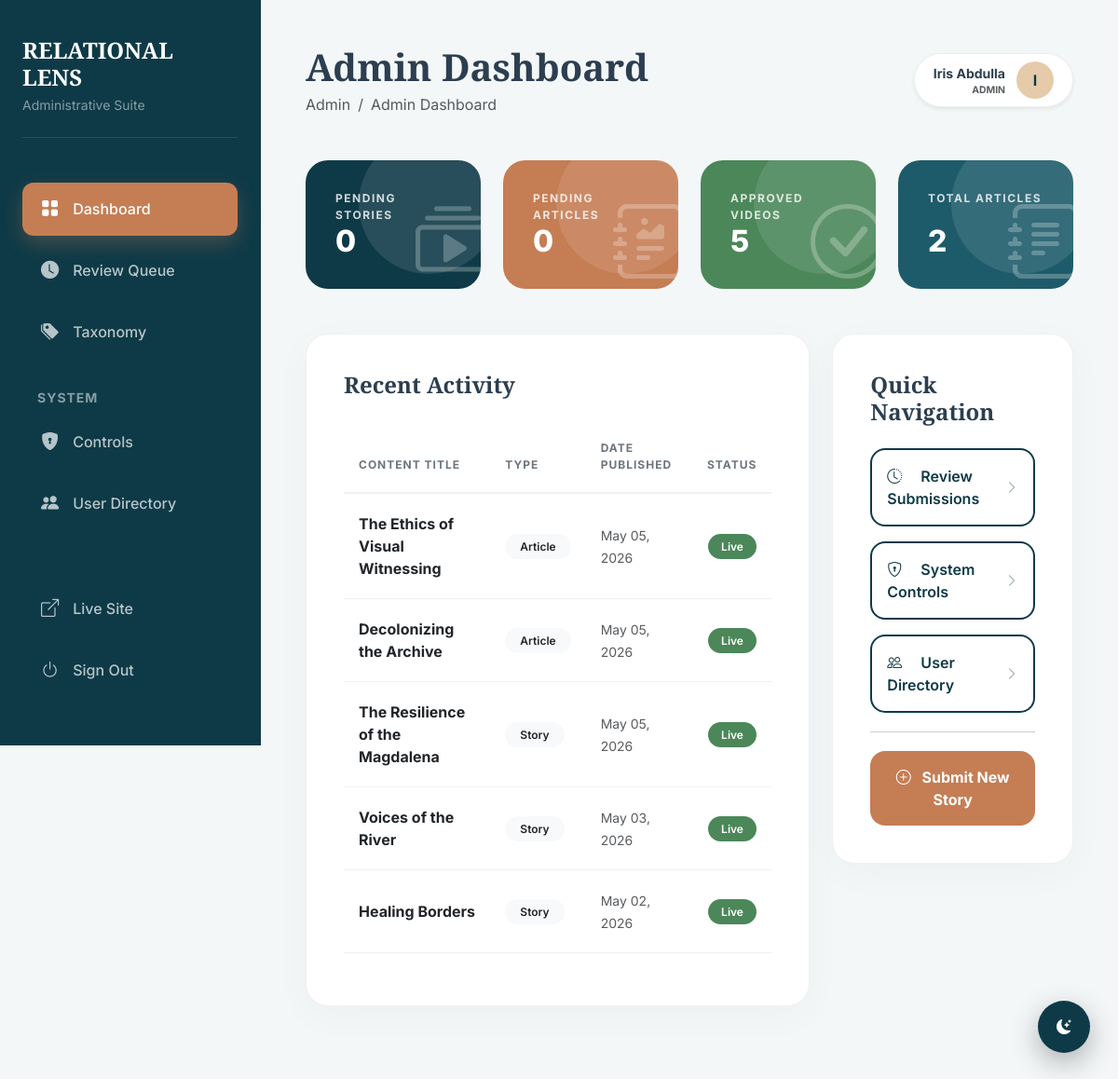
The app's page /admin/index.php (signed in) with its own data.
### tables this page shows
CREATE TABLE `articles` (
  `id` int(11) NOT NULL,
  `author_id` int(11) NOT NULL COMMENT 'Links to users.id',
  `title` varchar(255) NOT NULL,
  `slug` varchar(255) NOT NULL,
  `excerpt` text DEFAULT NULL COMMENT 'Brief summary for the Gallery grid',
  `content` longtext DEFAULT NULL COMMENT 'The full article/essay body',
  `image_url` varchar(500) DEFAULT NULL COMMENT 'Main photo for the article',
  `category_id` int(11) DEFAULT NULL COMMENT 'Links to categories.id (Grand Challenges)',
  `related_story_id` int(11) DEFAULT NULL COMMENT 'Optional link to a documentary (stories.id)',
  `status` enum('pending','approved','rejected') DEFAULT 'pending',
  `created_at` timestamp NULL DEFAULT current_timestamp(),
  `updated_at` timestamp NULL DEFAULT current_timestamp() ON UPDATE current_timestamp()
);

CREATE TABLE `stories` (
  `id` int(11) NOT NULL,
  `title` varchar(300) NOT NULL,
  `slug` varchar(300) NOT NULL,
  `description` text DEFAULT NULL,
  `transcript` longtext DEFAULT NULL,
  `video_url` varchar(500) DEFAULT NULL,
  `thumbnail_url` varchar(500) DEFAULT NULL,
  `duration_seconds` int(11) DEFAULT NULL,
  `filmmaker_name` varchar(200) DEFAULT NULL,
  `filmmaker_email` varchar(255) DEFAULT NULL,
  `filmmaker_bio` text DEFAULT NULL,
  `community_credit` text DEFAULT NULL COMMENT 'Who the story is WITH, not about',
  `region_id` int(11) DEFAULT NULL,
  `category_id` int(11) DEFAULT NULL,
  `language` varchar(100) DEFAULT 'English',
  `subtitles_available` tinyint(1) DEFAULT 0,
  `status` enum('draft','pending','under_review','approved','rejected') DEFAULT 'draft',
  `ethics_consent` tinyint(1) DEFAULT 0 COMMENT 'Must be 1 before submission',
  `decolonial_tags` longtext DEFAULT NULL COMMENT 'e.g. ["indigenous","land rights","anti-colonial"]',
  `views_count` int(11) DEFAULT 0,
  `created_at` timestamp NULL DEFAULT current_timestamp(),
  `updated_at` timestamp NULL DEFAULT current_timestamp() ON UPDATE current_timestamp(),
  `approved_at` timestamp NULL DEFAULT NULL,
  `approved_by` int(11) DEFAULT NULL,
  `is_featured` tinyint(1) DEFAULT 0
);

### admin/index.php (the view, shortened to what this page needs)
<?php
require_once '../config/db.php';
require_once 'layout.php';
try {
    $pendingStories = $pdo->query("SELECT COUNT(*) FROM stories WHERE status = 'pending'")->fetchColumn();
    $pendingArticles = $pdo->query("SELECT COUNT(*) FROM articles WHERE status = 'pending'")->fetchColumn();
    $totalApproved = $pdo->query("SELECT COUNT(*) FROM stories WHERE status = 'approved'")->fetchColumn();
    $totalArticles = $pdo->query("SELECT COUNT(*) FROM articles WHERE status = 'approved'")->fetchColumn();
    $latestStories = $pdo->query("SELECT title, created_at, 'story' as type FROM stories WHERE status = 'approved' ORDER BY created_at DESC LIMIT 5")->fetchAll();
    $latestArticles = $pdo->query("SELECT title, created_at, 'article' as type FROM articles WHERE status = 'approved' ORDER BY created_at DESC LIMIT 5")->fetchAll();
    $activity = array_merge($latestStories, $latestArticles);
    usort($activity, function($a, $b) {
        return strtotime($b['created_at']) - strtotime($a['created_at']);
    });
    $activity = array_slice($activity, 0, 5);
} catch (PDOException $e) {
    error_log($e->getMessage());
    $pendingStories = 0;
    $pendingArticles = 0;
    $totalApproved = 0;
    $totalArticles = 0;
    $activity = [];
}
render_admin_header("Admin Dashboard", "dashboard");
?>
<div class="row g-4 mb-5">
    <div class="col-md-3">
        <div class="stat-card bg-navy">
            <div class="label">Pending Stories</div>
            <h2 class="mb-0"><?= $pendingStories ?></h2>
            <i class="bi bi-collection-play position-absolute opacity-25" style="font-size: 5rem; bottom: -10px; right: -10px;"></i>
        </div>
    </div>
    <div class="col-md-3">
        <div class="stat-card bg-terracotta">
            <div class="label">Pending Articles</div>
            <h2 class="mb-0"><?= $pendingArticles ?></h2>
            <i class="bi bi-journal-richtext position-absolute opacity-25" style="font-size: 5rem; bottom: -10px; right: -10px;"></i>
        </div>
    </div>
    <div class="col-md-3">
        <div class="stat-card bg-sage">
            <div class="label">Approved Videos</div>
            <h2 class="mb-0"><?= $totalApproved ?></h2>
            <i class="bi bi-check-circle position-absolute opacity-25" style="font-size: 5rem; bottom: -10px; right: -10px;"></i>
        </div>
    </div>
    <div class="col-md-3">
        <div class="stat-card bg-teal">
            <div class="label">Total Articles</div>
            <h2 class="mb-0"><?= $totalArticles ?></h2>
            <i class="bi bi-journal-text position-absolute opacity-25" style="font-size: 5rem; bottom: -10px; right: -10px;"></i>
        </div>
    </div>
</div>
<div class="row g-4">
    <div class="col-lg-8">
        <div class="admin-card">
            <h4 class="playfair fw-bold mb-4">Recent Activity</h4>
            <div class="table-responsive">
                <table class="table align-middle">
                    <thead>
                        <tr>
                            <th>Content Title</th>
                            <th>Type</th>
                            <th>Date Published</th>
                            <th class="text-end">Status</th>
                        </tr>
                    </thead>
                    <tbody>
                        <?php if (empty($activity)): ?>
                            <tr><td colspan="4" class="text-center py-5 text-muted italic">No recent activity detected.</td></tr>
                        <?php else: ?>
                            <?php foreach ($activity as $item): ?>
                                <tr>
                                    <td><div class="fw-bold"><?= htmlspecialchars($item['title']) ?></div></td>
                                    <td><span class="badge bg-light text-dark px-3"><?= ucfirst($item['type']) ?></span></td>
                                    <td><small class="text-muted"><?= date('M d, Y', strtotime($item['created_at'])) ?></small></td>
                                    <td class="text-end"><span class="badge status-approved">Live</span></td>
                                </tr>
                            <?php endforeach; ?>
                        <?php endif; ?>
                    </tbody>
                </table>
            </div>
        </div>
    </div>
    <div class="col-lg-4">
        <div class="admin-card">
            <h4 class="playfair fw-bold mb-4">Quick Navigation</h4>
            <div class="d-grid gap-3">
                <a href="queue.php" class="btn btn-outline-navy text-start p-3 d-flex align-items-center justify-content-between rounded-4">
                    <span><i class="bi bi-clock-history me-3"></i> Review Submissions</span>
                    <i class="bi bi-chevron-right small opacity-50"></i>
                </a>
                <a href="superadmin.php" class="btn btn-outline-navy text-start p-3 d-flex align-items-center justify-content-between rounded-4">
                    <span><i class="bi bi-shield-lock me-3"></i> System Controls</span>
                    <i class="bi bi-chevron-right small opacity-50"></i>
                </a>
                <a href="users.php" class="btn btn-outline-navy text-start p-3 d-flex align-items-center justify-content-between rounded-4">
                    <span><i class="bi bi-people me-3"></i> User Directory</span>
                    <i class="bi bi-chevron-right small opacity-50"></i>
                </a>
                <hr class="my-1">
                <a href="../submit.php" class="btn btn-terracotta p-3 rounded-4 fw-bold">
                    <i class="bi bi-plus-circle me-2"></i> Submit New Story
                </a>
            </div>
        </div>
    </div>
</div>
<?php render_admin_footer(); ?>

### admin/layout.php (shortened to what this page needs)
<?php
function render_admin_header($title, $active_page) {
?>
<!DOCTYPE html>
<html lang="en" data-theme="light">
<head>
    <link href="https://cdn.jsdelivr.net/npm/bootstrap@5.3.0/dist/css/bootstrap.min.css" rel="stylesheet">
    <link rel="stylesheet" href="https://cdn.jsdelivr.net/npm/bootstrap-icons@1.11.1/font/bootstrap-icons.css">
</head>
<body>
    <div class="admin-sidebar" id="adminSidebar">
        <div class="sidebar-brand">
            <h4 class="playfair fw-bold mb-1">RELATIONAL LENS</h4>
            <p class="small text-white-50 mb-0">Administrative Suite</p>
        </div>
        <nav class="nav flex-column">
            <a href="index.php" class="nav-link <?= $active_page == 'dashboard' ? 'active' : '' ?>">
                <i class="bi bi-grid-fill"></i> Dashboard
            </a>
            <a href="queue.php" class="nav-link <?= $active_page == 'queue' ? 'active' : '' ?>">
                <i class="bi bi-clock-fill"></i> Review Queue
            </a>
            <a href="taxonomy.php" class="nav-link <?= $active_page == 'taxonomy' ? 'active' : '' ?>">
                <i class="bi bi-tags-fill"></i> Taxonomy
            </a>
            <?php if ($_SESSION['user_role'] === 'admin'): ?>
                <div class="mt-4 mb-2 ps-3 small text-white-50 text-uppercase fw-bold" style="letter-spacing: 1px;">System</div>
                <a href="superadmin.php" class="nav-link <?= $active_page == 'settings' ? 'active' : '' ?>">
                    <i class="bi bi-shield-lock-fill"></i> Controls
                </a>
                <a href="users.php" class="nav-link <?= $active_page == 'users' ? 'active' : '' ?>">
                    <i class="bi bi-people-fill"></i> User Directory
                </a>
            <?php endif; ?>
            <div class="mt-auto pt-5">
                <a href="../index.php" class="nav-link">
                    <i class="bi bi-box-arrow-up-right"></i> Live Site
                </a>
                <a href="../logout.php" class="nav-link text-danger">
                    <i class="bi bi-power"></i> Sign Out
                </a>
            </div>
        </nav>
    </div>
    <div class="main-wrapper">
        <header class="d-flex justify-content-between align-items-center mb-5">
            <div>
                <h1 class="playfair fw-bold mb-1"><?= $title ?></h1>
                <nav aria-label="breadcrumb">
                    <ol class="breadcrumb small mb-0">
                        <li class="breadcrumb-item text-muted">Admin</li>
                        <li class="breadcrumb-item active" aria-current="page"><?= $title ?></li>
                    </ol>
                </nav>
            </div>
            <div class="user-badge d-none d-md-flex shadow-sm">
                <div class="text-end">
                    <div class="fw-bold small"><?= htmlspecialchars($_SESSION['user_name']) ?></div>
                    <div class="text-muted" style="font-size: 0.65rem; text-transform: uppercase; font-weight: 700;"><?= $_SESSION['user_role'] ?></div>
                </div>
                <div class="rounded-circle bg-sand text-navy d-flex align-items-center justify-content-center fw-bold" style="width: 40px; height: 40px;">
                    <?= strtoupper(substr($_SESSION['user_name'], 0, 1)) ?>
                </div>
            </div>
        </header>
        <div class="theme-toggle-admin" id="theme-toggle">
            <i class="bi bi-moon-stars-fill"></i>
        </div>
<?php
}
function render_admin_footer() {
?>
    </div>
</body>
</html>
<?php
}
?>

### admin/layout.php (style rules this page uses)
:root { --navy: #0E3A47; --navy-light: #164a5a; --terracotta: #C57D54; --terracotta-hover: #a8623d; --sand: #E5CBAA; --sage: #4B8759; --teal: #1E5B6A; --offwhite: #F8F9FA; --transition: all 0.3s cubic-bezier(0.165, 0.84, 0.44, 1); --bg-color: #f4f7f8; --card-bg: #ffffff; --text-color: #2c3e50; --text-muted: #6c757d; --card-border: rgba(0,0,0,0.06); --sidebar-bg: var(--navy); --nav-link-color: rgba(255,255,255,0.7); }
body { font-family: 'Inter', sans-serif; background-color: var(--bg-color); color: var(--text-color); transition: background-color 0.3s ease, color 0.3s ease; min-height: 100vh; }
.playfair { font-family: 'Playfair Display', serif; }
.admin-sidebar { width: 280px; background-color: var(--sidebar-bg); height: 100vh; position: fixed; top: 0; left: 0; z-index: 1050; padding: 2.5rem 1.5rem; color: white; transition: var(--transition); border-right: 1px solid var(--card-border); }
.sidebar-brand { margin-bottom: 3rem; padding-bottom: 1.5rem; border-bottom: 1px solid rgba(255,255,255,0.1); }
.nav-link { color: var(--nav-link-color) !important; padding: 0.9rem 1.25rem; border-radius: 12px; margin-bottom: 0.5rem; display: flex; align-items: center; gap: 15px; font-weight: 500; transition: var(--transition); }
.nav-link.active { background: var(--terracotta); color: white !important; box-shadow: 0 8px 20px rgba(197, 125, 84, 0.3); }
.nav-link i { font-size: 1.2rem; }
.main-wrapper { margin-left: 280px; padding: 3rem; transition: var(--transition); }
.admin-card { background: var(--card-bg); border-radius: 24px; padding: 2.5rem; border: 1px solid var(--card-border); box-shadow: 0 10px 40px rgba(0,0,0,0.03); margin-bottom: 2rem; transition: var(--transition); }
.stat-card { padding: 2rem; border-radius: 24px; color: white; height: 100%; display: flex; flex-direction: column; justify-content: space-between; transition: var(--transition); position: relative; overflow: hidden; border: none; }
.stat-card::after { content: ""; position: absolute; top: -20%; right: -10%; width: 150px; height: 150px; background: rgba(255,255,255,0.1); border-radius: 50%; z-index: 0; }
.stat-card h2 { font-weight: 800; position: relative; z-index: 1; }
.stat-card .label { font-size: 0.75rem; text-transform: uppercase; letter-spacing: 1.5px; font-weight: 700; opacity: 0.8; position: relative; z-index: 1; }
.table { color: var(--text-color); }
.table thead th { background-color: transparent; border-bottom: 2px solid var(--card-border); color: var(--text-muted); font-size: 0.75rem; text-transform: uppercase; letter-spacing: 1px; font-weight: 700; padding: 1.25rem 1rem; }
.table tbody td { padding: 1.25rem 1rem; border-bottom: 1px solid var(--card-border); vertical-align: middle; }
.badge { padding: 0.6em 1.2em; border-radius: 50px; font-weight: 600; }
.status-approved { background-color: var(--sage); color: white; }
.btn-terracotta { background-color: var(--terracotta); color: white; border: none; padding: 0.8rem 1.8rem; border-radius: 50px; font-weight: 600; transition: var(--transition); }
.btn-outline-navy { border: 2px solid var(--navy); color: var(--navy); border-radius: 50px; font-weight: 600; }
.theme-toggle-admin { position: fixed; bottom: 30px; right: 30px; z-index: 2000; width: 56px; height: 56px; background: var(--navy); color: white; border-radius: 50%; display: flex; align-items: center; justify-content: center; cursor: pointer; box-shadow: 0 10px 30px rgba(0,0,0,0.3); transition: var(--transition); }
.user-badge { background: var(--card-bg); border: 1px solid var(--card-border); padding: 0.5rem 1.25rem; border-radius: 50px; display: flex; align-items: center; gap: 12px; }
.text-navy { color: var(--navy) !important; }
.bg-navy { background-color: var(--navy) !important; }
.bg-terracotta { background-color: var(--terracotta) !important; }
.bg-sage { background-color: var(--sage) !important; }
.bg-teal { background-color: var(--teal) !important; }
.bg-sand { background-color: var(--sand) !important; }

### records on screen
articles: title "The Ethics of Visual Witnessing", type "Article", created_at "May 05, 2026"
articles: title "Decolonizing the Archive", type "Article", created_at "May 05, 2026"
stories: title "The Resilience of the Magdalena", type "Story", created_at "May 05, 2026"
stories: title "Voices of the River", type "Story", created_at "May 03, 2026"
stories: title "Healing Borders", type "Story", created_at "May 02, 2026"

### other values on screen
$title "Admin Dashboard"
$_SESSION['user_name'] "Iris Abdulla"
$_SESSION['user_role'] "ADMIN"
substr($_SESSION['user_name'], 0, 1) "I"
$pendingStories "0"
$pendingArticles "0"
$totalApproved "5"
$totalArticles "2"
